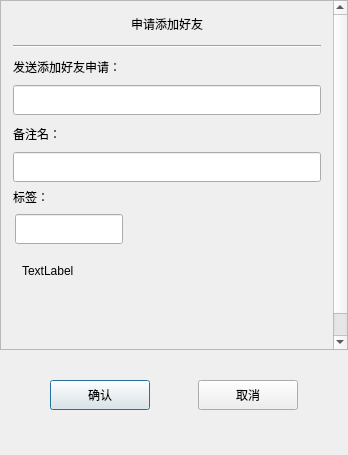
<?xml version="1.0" encoding="UTF-8"?>
<ui version="4.0">
 <class>ApplyFriendDlg</class>
 <widget class="QDialog" name="ApplyFriendDlg">
  <property name="geometry">
   <rect>
    <x>0</x>
    <y>0</y>
    <width>348</width>
    <height>455</height>
   </rect>
  </property>
  <property name="minimumSize">
   <size>
    <width>300</width>
    <height>450</height>
   </size>
  </property>
  <property name="maximumSize">
   <size>
    <width>500</width>
    <height>800</height>
   </size>
  </property>
  <property name="windowTitle">
   <string>Dialog</string>
  </property>
  <layout class="QVBoxLayout" name="verticalLayout">
   <property name="spacing">
    <number>0</number>
   </property>
   <property name="leftMargin">
    <number>0</number>
   </property>
   <property name="topMargin">
    <number>0</number>
   </property>
   <property name="rightMargin">
    <number>0</number>
   </property>
   <property name="bottomMargin">
    <number>0</number>
   </property>
   <item>
    <widget class="QScrollArea" name="scrollArea">
     <property name="minimumSize">
      <size>
       <width>0</width>
       <height>350</height>
      </size>
     </property>
     <property name="widgetResizable">
      <bool>true</bool>
     </property>
     <widget class="QWidget" name="scrollcontent">
      <property name="geometry">
       <rect>
        <x>0</x>
        <y>0</y>
        <width>346</width>
        <height>348</height>
       </rect>
      </property>
      <property name="minimumSize">
       <size>
        <width>0</width>
        <height>0</height>
       </size>
      </property>
      <layout class="QVBoxLayout" name="verticalLayout_2">
       <property name="spacing">
        <number>0</number>
       </property>
       <property name="leftMargin">
        <number>3</number>
       </property>
       <property name="topMargin">
        <number>10</number>
       </property>
       <property name="rightMargin">
        <number>3</number>
       </property>
       <item>
        <widget class="QLabel" name="apply_lb">
         <property name="minimumSize">
          <size>
           <width>0</width>
           <height>25</height>
          </size>
         </property>
         <property name="maximumSize">
          <size>
           <width>16777215</width>
           <height>25</height>
          </size>
         </property>
         <property name="text">
          <string>申请添加好友</string>
         </property>
         <property name="alignment">
          <set>Qt::AlignCenter</set>
         </property>
        </widget>
       </item>
       <item>
        <widget class="QWidget" name="apply_wid" native="true">
         <layout class="QVBoxLayout" name="verticalLayout_3">
          <item>
           <widget class="Line" name="line">
            <property name="orientation">
             <enum>Qt::Horizontal</enum>
            </property>
           </widget>
          </item>
          <item>
           <widget class="QLabel" name="label">
            <property name="minimumSize">
             <size>
              <width>0</width>
              <height>25</height>
             </size>
            </property>
            <property name="maximumSize">
             <size>
              <width>16777215</width>
              <height>25</height>
             </size>
            </property>
            <property name="text">
             <string>发送添加好友申请：</string>
            </property>
           </widget>
          </item>
          <item>
           <widget class="CustomizeEdit" name="name_ed">
            <property name="minimumSize">
             <size>
              <width>0</width>
              <height>30</height>
             </size>
            </property>
            <property name="maximumSize">
             <size>
              <width>16777215</width>
              <height>30</height>
             </size>
            </property>
           </widget>
          </item>
          <item>
           <widget class="QLabel" name="label_2">
            <property name="minimumSize">
             <size>
              <width>0</width>
              <height>25</height>
             </size>
            </property>
            <property name="maximumSize">
             <size>
              <width>16777215</width>
              <height>25</height>
             </size>
            </property>
            <property name="text">
             <string>备注名：</string>
            </property>
           </widget>
          </item>
          <item>
           <widget class="CustomizeEdit" name="back_ed">
            <property name="minimumSize">
             <size>
              <width>0</width>
              <height>30</height>
             </size>
            </property>
            <property name="maximumSize">
             <size>
              <width>16777215</width>
              <height>30</height>
             </size>
            </property>
           </widget>
          </item>
          <item>
           <widget class="QLabel" name="label_3">
            <property name="maximumSize">
             <size>
              <width>16777215</width>
              <height>20</height>
             </size>
            </property>
            <property name="text">
             <string>标签：</string>
            </property>
           </widget>
          </item>
          <item>
           <widget class="QWidget" name="lb_group_wid" native="true">
            <property name="minimumSize">
             <size>
              <width>0</width>
              <height>0</height>
             </size>
            </property>
            <property name="maximumSize">
             <size>
              <width>16777215</width>
              <height>16777215</height>
             </size>
            </property>
            <layout class="QVBoxLayout" name="verticalLayout_4">
             <property name="spacing">
              <number>0</number>
             </property>
             <property name="leftMargin">
              <number>0</number>
             </property>
             <property name="topMargin">
              <number>0</number>
             </property>
             <property name="rightMargin">
              <number>0</number>
             </property>
             <property name="bottomMargin">
              <number>0</number>
             </property>
             <item>
              <widget class="QWidget" name="gridWidget" native="true">
               <property name="minimumSize">
                <size>
                 <width>0</width>
                 <height>40</height>
                </size>
               </property>
               <property name="maximumSize">
                <size>
                 <width>16777215</width>
                 <height>40</height>
                </size>
               </property>
               <widget class="CustomizeEdit" name="lb_ed">
                <property name="geometry">
                 <rect>
                  <x>2</x>
                  <y>2</y>
                  <width>108</width>
                  <height>30</height>
                 </rect>
                </property>
               </widget>
              </widget>
             </item>
             <item>
              <widget class="QWidget" name="input_tip_wid" native="true">
               <property name="minimumSize">
                <size>
                 <width>270</width>
                 <height>0</height>
                </size>
               </property>
               <layout class="QVBoxLayout" name="verticalLayout_5">
                <item>
                 <widget class="ClickedOnceLabel" name="tip_lb">
                  <property name="minimumSize">
                   <size>
                    <width>250</width>
                    <height>20</height>
                   </size>
                  </property>
                  <property name="maximumSize">
                   <size>
                    <width>250</width>
                    <height>20</height>
                   </size>
                  </property>
                  <property name="text">
                   <string>TextLabel</string>
                  </property>
                 </widget>
                </item>
               </layout>
              </widget>
             </item>
            </layout>
           </widget>
          </item>
          <item>
           <widget class="QWidget" name="widget_3" native="true">
            <property name="minimumSize">
             <size>
              <width>0</width>
              <height>60</height>
             </size>
            </property>
            <layout class="QHBoxLayout" name="horizontalLayout_2">
             <property name="spacing">
              <number>7</number>
             </property>
             <property name="leftMargin">
              <number>0</number>
             </property>
             <property name="topMargin">
              <number>0</number>
             </property>
             <property name="rightMargin">
              <number>0</number>
             </property>
             <property name="bottomMargin">
              <number>0</number>
             </property>
             <item>
              <widget class="QWidget" name="lb_list" native="true">
               <property name="minimumSize">
                <size>
                 <width>250</width>
                 <height>50</height>
                </size>
               </property>
               <property name="maximumSize">
                <size>
                 <width>250</width>
                 <height>16777215</height>
                </size>
               </property>
              </widget>
             </item>
             <item>
              <widget class="QWidget" name="more_lb_wid" native="true">
               <layout class="QVBoxLayout" name="verticalLayout_6">
                <property name="spacing">
                 <number>0</number>
                </property>
                <property name="leftMargin">
                 <number>0</number>
                </property>
                <property name="topMargin">
                 <number>0</number>
                </property>
                <property name="rightMargin">
                 <number>0</number>
                </property>
                <property name="bottomMargin">
                 <number>0</number>
                </property>
                <item>
                 <spacer name="verticalSpacer_3">
                  <property name="orientation">
                   <enum>Qt::Vertical</enum>
                  </property>
                  <property name="sizeHint" stdset="0">
                   <size>
                    <width>20</width>
                    <height>40</height>
                   </size>
                  </property>
                 </spacer>
                </item>
                <item>
                 <widget class="ClickedOnceLabel" name="more_lb">
                  <property name="minimumSize">
                   <size>
                    <width>20</width>
                    <height>25</height>
                   </size>
                  </property>
                  <property name="maximumSize">
                   <size>
                    <width>20</width>
                    <height>25</height>
                   </size>
                  </property>
                  <property name="text">
                   <string/>
                  </property>
                 </widget>
                </item>
                <item>
                 <spacer name="verticalSpacer_4">
                  <property name="orientation">
                   <enum>Qt::Vertical</enum>
                  </property>
                  <property name="sizeHint" stdset="0">
                   <size>
                    <width>20</width>
                    <height>40</height>
                   </size>
                  </property>
                 </spacer>
                </item>
               </layout>
              </widget>
             </item>
            </layout>
           </widget>
          </item>
         </layout>
        </widget>
       </item>
      </layout>
     </widget>
    </widget>
   </item>
   <item>
    <spacer name="verticalSpacer">
     <property name="orientation">
      <enum>Qt::Vertical</enum>
     </property>
     <property name="sizeType">
      <enum>QSizePolicy::Fixed</enum>
     </property>
     <property name="sizeHint" stdset="0">
      <size>
       <width>20</width>
       <height>20</height>
      </size>
     </property>
    </spacer>
   </item>
   <item>
    <widget class="QWidget" name="apply_sure_wid" native="true">
     <property name="minimumSize">
      <size>
       <width>0</width>
       <height>50</height>
      </size>
     </property>
     <layout class="QHBoxLayout" name="horizontalLayout">
      <item>
       <spacer name="horizontalSpacer">
        <property name="orientation">
         <enum>Qt::Horizontal</enum>
        </property>
        <property name="sizeHint" stdset="0">
         <size>
          <width>40</width>
          <height>20</height>
         </size>
        </property>
       </spacer>
      </item>
      <item>
       <widget class="ClickedBtn" name="sure_btn">
        <property name="minimumSize">
         <size>
          <width>100</width>
          <height>30</height>
         </size>
        </property>
        <property name="maximumSize">
         <size>
          <width>100</width>
          <height>30</height>
         </size>
        </property>
        <property name="text">
         <string>确认</string>
        </property>
       </widget>
      </item>
      <item>
       <spacer name="horizontalSpacer_2">
        <property name="orientation">
         <enum>Qt::Horizontal</enum>
        </property>
        <property name="sizeHint" stdset="0">
         <size>
          <width>40</width>
          <height>20</height>
         </size>
        </property>
       </spacer>
      </item>
      <item>
       <widget class="ClickedBtn" name="cancel_btn">
        <property name="minimumSize">
         <size>
          <width>100</width>
          <height>30</height>
         </size>
        </property>
        <property name="maximumSize">
         <size>
          <width>100</width>
          <height>30</height>
         </size>
        </property>
        <property name="text">
         <string>取消</string>
        </property>
       </widget>
      </item>
      <item>
       <spacer name="horizontalSpacer_3">
        <property name="orientation">
         <enum>Qt::Horizontal</enum>
        </property>
        <property name="sizeHint" stdset="0">
         <size>
          <width>40</width>
          <height>20</height>
         </size>
        </property>
       </spacer>
      </item>
     </layout>
    </widget>
   </item>
   <item>
    <spacer name="verticalSpacer_2">
     <property name="orientation">
      <enum>Qt::Vertical</enum>
     </property>
     <property name="sizeHint" stdset="0">
      <size>
       <width>20</width>
       <height>40</height>
      </size>
     </property>
    </spacer>
   </item>
  </layout>
 </widget>
 <customwidgets>
  <customwidget>
   <class>ClickedBtn</class>
   <extends>QPushButton</extends>
   <header location="global">clickedbtn.h</header>
  </customwidget>
  <customwidget>
   <class>CustomizeEdit</class>
   <extends>QLineEdit</extends>
   <header location="global">customizeedit.h</header>
  </customwidget>
  <customwidget>
   <class>ClickedOnceLabel</class>
   <extends>QLabel</extends>
   <header location="global">clickedoncelabel.h</header>
  </customwidget>
 </customwidgets>
 <resources/>
 <connections/>
</ui>
